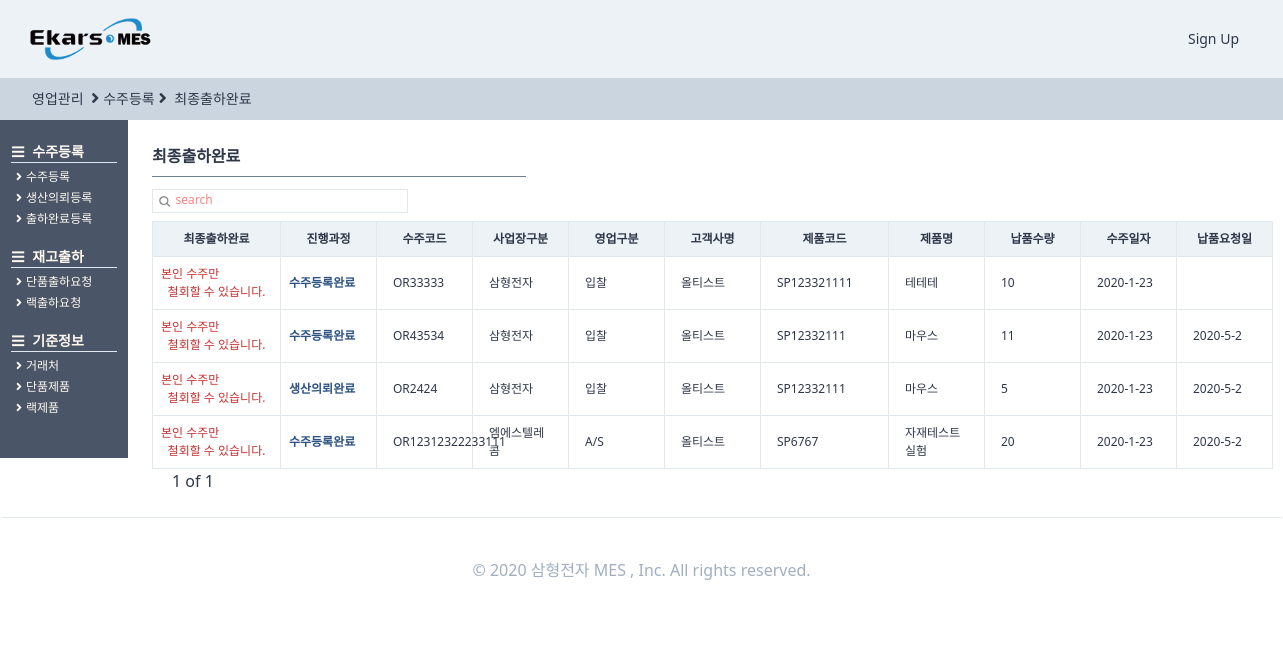
Page /orders/endorderlist/ on the committed database.
### orders/models.py (models this page shows, shortened)
class OrderRegister(TimeStampedModel):
    입찰 = "입찰"
    대리점 = "대리점"
    AS = "A/S"
    내부계획 = "내부계획"
    영업구분_CHOICES = ((입찰, "입찰"), (대리점, "대리점"), (AS, "A/S"), (내부계획, "내부계획"))
    삼형전자 = "삼형전자"
    엠에스텔레콤 = "엠에스텔레콤"
    사업장구분_CHOICES = (
        (삼형전자, "삼형전자"),
        (엠에스텔레콤, "엠에스텔레콤"),
    )
    출하완료 = "출하완료"
    출하미완료 = "출하미완료"
    출하구분_CHOICES = (
        (출하완료, "출하완료"),
        (출하미완료, "출하미완료"),
    )
    단품 = "단품"
    랙 = "랙"
    제품구분_CHOICES = (
        (단품, "단품"),
        (랙, "랙"),
    )
    작성자 = models.ForeignKey(
        users_models.User,
        related_name="수주등록",
        on_delete=models.SET_NULL,
        null=True,
        blank=True,
    )
    수주코드 = models.CharField(max_length=50)
    영업구분 = models.CharField(choices=영업구분_CHOICES, max_length=10, blank=True, default=입찰)
    제품구분 = models.CharField(choices=제품구분_CHOICES, max_length=10, blank=True, default=단품)
    사업장구분 = models.CharField(
        choices=사업장구분_CHOICES, max_length=10, blank=True, default=삼형전자
    )
    수주일자 = models.DateField(auto_now=False, auto_now_add=False)
    고객사명 = models.ForeignKey(
        SI_models.CustomerPartner,
        related_name="수주등록",
        on_delete=models.SET_NULL,
        null=True,
        blank=True,
    )
    현장명 = models.CharField(max_length=50)
    납품요청일 = models.DateField(auto_now=False, auto_now_add=False, blank=True, null=True)
    납품수량 = models.IntegerField()
    특이사항 = models.TextField(blank=True)
    단품모델 = models.ForeignKey(
        SI_models.SingleProduct,
        related_name="수주등록",
        on_delete=models.SET_NULL,
        null=True,
        blank=True,
    )
    랙모델 = models.ForeignKey(
        SI_models.RackProduct,
        related_name="수주등록",
        on_delete=models.SET_NULL,
        null=True,
        blank=True,
    )
    출하구분 = models.CharField(
        choices=출하구분_CHOICES, max_length=10, blank=True, default=출하미완료
    )
    class Meta:
        verbose_name = "수주등록"
        verbose_name_plural = "수주등록"
    def process(self):
        try:
            pro = self.생산요청
            try:
                cess = self.생산요청.생산계획.현재공정
                pro = self.생산요청.생산계획.현재공정달성율
                try:
                    pro = self.생산요청.생산계획.작업지시서.작업지시서등록.최종검사
                    try:
                        pro = self.생산요청.생산계획.작업지시서.작업지시서등록.최종검사.최종검사등록
                        return "최종검사완료"
                    except:
                        return "최종검사의뢰완료"
                except:
                    return f"생산중({cess}:{pro})"
            except:
                return "생산의뢰완료"
        except:
            return "수주등록완료"

### StandardInformation/models.py (models this page shows, shortened)
class CustomerPartner(TimeStampedModel):
    고객 = "고객"
    대리점 = "대리점"
    공급처 = "공급처"
    거래처_CHOICES = (
        (고객, "고객"),
        (대리점, "대리점"),
        (공급처, "공급처"),
    )
    고객작성자 = models.ForeignKey(
        "users.User", related_name="고객거래처작성자", on_delete=models.SET_NULL, null=True
    )
    작성일 = models.DateField(auto_now=True, auto_now_add=False)
    거래처구분 = models.CharField(choices=거래처_CHOICES, max_length=4, default=공급처)
    거래처코드 = models.CharField(max_length=50, null=True)
    거래처명 = models.CharField(max_length=70, null=True)
    사업자등록번호 = models.CharField(max_length=50, null=True)
    고객담당자 = models.ForeignKey(
        "users.User", related_name="고객거래처담당자", on_delete=models.SET_NULL, null=True
    )
    연락처 = models.CharField(max_length=50, blank=True)
    이메일 = models.EmailField(max_length=254)
    사업장주소 = models.CharField(max_length=70, blank=True, null=True)
    사업자등록증첨부 = models.FileField(blank=True, null=True)
    특이사항 = models.TextField(blank=True, null=True)
    사용여부 = models.BooleanField(default=False)
    class Meta:
        verbose_name = "고객"
        verbose_name_plural = "고객"
    def __str__(self):
        return self.거래처명

class SingleProduct(TimeStampedModel):
    작성자 = models.ForeignKey(
        "users.User", related_name="단품제품작성자", on_delete=models.SET_NULL, null=True
    )
    작성일 = models.DateField(auto_now=True, auto_now_add=False)
    모델코드 = models.CharField(max_length=80, blank=True)
    모델명 = models.CharField(max_length=30, blank=True)
    규격 = models.CharField(max_length=80, blank=True)
    단위 = models.CharField(max_length=10, blank=True)
    단가 = models.IntegerField(null=True)
    class Meta:
        verbose_name = "단품제품"
        verbose_name_plural = "단품제품"

### orders/views.py (the view, shortened to what this page needs)
# urls.py: path("endorderlist/", views.endorderlist, name="endorderlist"),
def endorderlist(request):
    user = request.user
    search = request.GET.get("search")
    if search is None:
        order = models.OrderRegister.objects.filter(출하구분="출하완료").order_by("-created")
        s_bool = False
    pagediv = 7
    totalpage = int(math.ceil(len(order) / pagediv))
    paginator = Paginator(order, pagediv, orphans=3)
    page = request.GET.get("page", "1")
    order = paginator.get_page(page)
    nextpage = int(page) + 1
    previouspage = int(page) - 1
    notsamebool = True
    nonpage = False
    if totalpage == 0:
        nonpage = True
    if int(page) == totalpage:
        notsamebool = False
    if (search is None) or (search == ""):
        search = "search"
    return render(
        request,
        "orders/endorderlist.html",
        {
            "order": order,
            "search": search,
            "page": page,
            "totalpage": totalpage,
            "notsamebool": notsamebool,
            "nextpage": nextpage,
            "previouspage": previouspage,
            "s_bool": s_bool,
            "nonpage": nonpage,
            "최종검사완료": "최종검사완료",
            "최종검사의뢰완료": "최종검사의뢰완료",
            "수주등록완료": "수주등록완료",
            "생산의뢰완료": "생산의뢰완료",
            "user": user,
        },
    )

### templates/orders/endorderlist.html (shortened to what this page needs)
{%extends "orders/ordershome.html"%}
{%load static%}
{%block head_title%}
</a><i class="fas fa-angle-right mx-1 text-base"></i>수주등록<i class="fas fa-angle-right text-base mx-1"></i>
<a class="hover:font-bold" href="{%url "orders:endorderlist"%}">
    최종출하완료
</a>
{%endblock head_title %}
{%block main_contens%}
<div class="w-11/12 h-full ml-32 -mt-6 font-normal pt-12 flex flex-row">
    <div class="flex flex-col p-6 w-full ">
        <div class=" mb-0 flex justify-between">
            <span class="border-b w-1/3 mb-3 border-gray-600 pb-2 font-semibold text-base">최종출하완료 </span>
        </div>
        <div class="w-64 border h-6 mb-2">
            <form method="get" action="" class="w-full flex ">
                <button class="w-4 h-4 mt-1 ml-1  rounded-xl bg-cover bg-center"
                    style="background-image:url({% static 'img/search.png' %});"></button>
                <input name="search" placeholder={{search}}
                    class="ml-1 w-full border-none search-box text-xs font-medium placeholder-red-400 focus: outline-none" />
            </form>
        </div>
        <div class="flex ">
            <div class="flew flex-col">
                <table class="table-fixed font-light text-xs w-full">
                    <thead>
                        <tr>
                            <th class="border bg-gray-200 px-2 py-2 w-32">최종출하완료</th>
                            <th class="border bg-gray-200 px-2 py-2 w-24">진행과정</th>
                            <th class="border bg-gray-200 px-4 py-2 w-24">수주코드</th>
                            <th class="border bg-gray-200 px-4 py-2 w-24">사업장구분</th>
                            <th class="border bg-gray-200 px-4 py-2 w-24">영업구분</th>
                            <th class="border bg-gray-200 px-4 py-2 w-24">고객사명</th>
                            <th class="border bg-gray-200 px-4 py-2 w-32">제품코드</th>
                            <th class="border bg-gray-200 px-4 py-2 w-24">제품명</th>
                            <th class="border bg-gray-200 px-4 py-2 w-24">납품수량</th>
                            <th class="border bg-gray-200 px-4 py-2 w-24">수주일자</th>
                            <th class="border bg-gray-200 px-4 py-2 w-24">납품요청일</th>
                        </tr>
                    </thead>
                    <tbody>
                        {%for list in order%}
                        <tr>
                            <td class="border px-2 py-2 font-bold
                            text-blue-800 justify-center">
                                {%if user == list.작성자%}
                                <a href="{%url "orders:endorderforin" list.pk %}">
                                    <div class="btn-link bg-red-700 hover:bg-red-800 hover:font-bold mt-1 mb-0 ml-3">
                                        출하 철회
                                    </div>
                                </a>
                                {%else%}
                                <span class="text-red-700 text-xs font-light text-center">본인 수주만 <div>철회할 수 있습니다.</div>
                                </span>
                                {%endif%}
                            </td>
                            <td class="border px-2 py-2 font-bold
                                    {%if list.process == 수주등록완료%}
                                    text-blue-800
                                    {%endif%}
                                    {%if list.process == 생산의뢰완료%}
                                    text-blue-800
                                    {%endif%}
                                    text-red-700 ">
                                {{list.process}}</td>
                            <td class="border px-4 py-2  hover:text-blue-700 hover:font-bold "><a
                                    href="{%url "orders:orderdetail" list.pk %}">
                                    {{list.수주코드}}</a></td>
                            <td class="border px-4 py-2">{{list.사업장구분}}</td>
                            <td class="border px-4 py-2">{{list.영업구분}}</td>
                            <td class="border px-4 py-2">{{list.고객사명}}</td>
                            {%if list.제품구분 == "단품"%}
                            <td class="border px-4 py-2">{{list.단품모델.모델코드}}</td>
                            <td class="border px-4 py-2">{{list.단품모델.모델명}}</td>
                            {%else%}
                            <td class="border px-4 py-2">{{list.랙모델.랙시리얼코드}}</td>
                            <td class="border px-4 py-2">{{list.랙모델.랙모델명}}</td>
                            {%endif%}
                            <td class="border px-4 py-2">{{list.납품수량}}</td>
                            <td class="border px-4 py-2">
                                {{list.수주일자.year}}-{{list.수주일자.month}}-{{list.수주일자.day}}</td>
                            <td class="border px-4 py-2">
                                {%if list.납품요청일 is None%}
                                {%else%}
                                {{list.납품요청일.year}}-{{list.납품요청일.month}}-{{list.납품요청일.day}}{%endif%}</td>
                        </tr>
                        {%endfor%}
                    </tbody>
                </table>
                {%if nonpage%}
                {%else%}
                <div class="flex ml-2">
                    <span class="mx-3 font-medium  text-base">{{page}} of
                        {{totalpage}}</span>
                </div>
                {%endif%}
            </div>
        </div>
    </div>
</div>
</div>
{%endblock main_contens %}

### rows in the picture
OrderRegister: shows "본인 수주만", process "수주등록완료", 수주코드 "OR33333", 사업장구분 "삼형전자", 영업구분 "입찰", 고객사명 "올티스트", 단품모델.모델코드 "SP123321111", 단품모델.모델명 "테테테", 납품수량 "10", 수주일자.year "2020", 수주일자.month "1", 수주일자.day "23"
OrderRegister: shows "본인 수주만", process "수주등록완료", 수주코드 "OR43534", 사업장구분 "삼형전자", 영업구분 "입찰", 고객사명 "올티스트", 단품모델.모델코드 "SP12332111", 단품모델.모델명 "마우스", 납품수량 "11", 수주일자.year "2020", 수주일자.month "1", 수주일자.day "23", 납품요청일.year "2020", 납품요청일.month "5", 납품요청일.day "2"
OrderRegister: shows "본인 수주만", process "생산의뢰완료", 수주코드 "OR2424", 사업장구분 "삼형전자", 영업구분 "입찰", 고객사명 "올티스트", 단품모델.모델코드 "SP12332111", 단품모델.모델명 "마우스", 납품수량 "5", 수주일자.year "2020", 수주일자.month "1", 수주일자.day "23", 납품요청일.year "2020", 납품요청일.month "5", 납품요청일.day "2"
OrderRegister: shows "본인 수주만", process "수주등록완료", 수주코드 "OR12312322233111", 사업장구분 "엠에스텔레콤", 영업구분 "A/S", 고객사명 "올티스트", 단품모델.모델코드 "SP6767", 단품모델.모델명 "자재테스트실험", 납품수량 "20", 수주일자.year "2020", 수주일자.month "1", 수주일자.day "23", 납품요청일.year "2020", 납품요청일.month "5", 납품요청일.day "2"

### other values in the picture
{{ page }} "1"
{{ totalpage }} "1"
